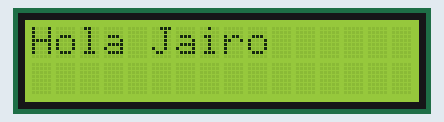
This program was run on a simulated Raspberry Pi Pico running MicroPython. On the bench: 16×2 character LCD. Library files of the repository ran but are not shown: i2c_lcd.py. At 20.1 s the program stops and its outputs stay as they are.

Above: at 0.1 s.
At 1.1 s:
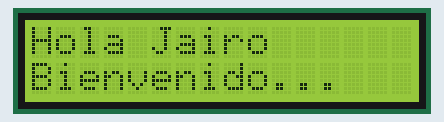
At 6.1 s:
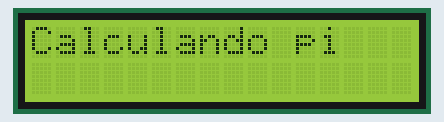
At 8.1 s:
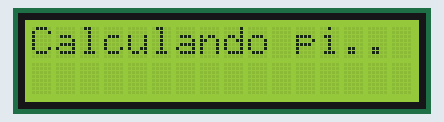
At 10.1 s:
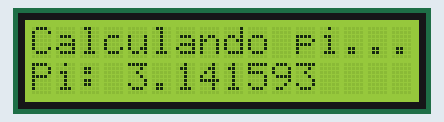

The program:

display.py
```python
from machine import I2C, Pin
from i2c_lcd import I2cLcd
from utime import sleep
import math

DEFAULT_I2C_ADDR = 0x27                         # LCD 1602 I2C address
                                                # If 0x27 doesn't respond then 0x3f is used
i2c = I2C(0,sda=Pin(4),scl=Pin(5),freq=400000)
lcd = I2cLcd(i2c, DEFAULT_I2C_ADDR,2, 26)      # Initialize(device address, backlight settings)


def factorial(numero):
    if numero <= 0:
        return 1
    factorial = 1
    while numero > 0:
        factorial = factorial * numero
        numero -= 1
    return factorial

def elevado(n,i):
    z = 1
    for k in range(1,i+1):
        z = z * n
    return z

def calcular_pi(k):
    suma = 0
    for n in range(1,k+1):
        a1 = factorial(2*n)
        a2 = elevado(16,n)
        a3 = elevado(factorial(n),2)
        b1 = a1 / (a2 * a3)
        b2 = 1 / (2 * n + 1)
        z = b1 * b2
        suma += z
    pi = 3 * (1 + suma)
    return pi

lcd.clear()                # Clear display
text = "Hola Jairo"
lcd.putstr(text)
lcd.move_to(0,1)
sleep(1)
text = "Bienvenido..."
lcd.putstr(text)
sleep(5)
lcd.clear()
text = "Calculando pi"
lcd.putstr(text)
sleep(1)
lcd.putstr(".")
sleep(1)
lcd.putstr(".")
sleep(1)
lcd.putstr(".")
sleep(1)
lcd.move_to(0,1)
text = "Pi: " + str(calcular_pi(10))
lcd.putstr(text)
sleep(10)
lcd.clear()                # Clear display
```

Measured:
- what the display in image 0 shows lasts 1.0 s, from 0.1 s to 1.1 s
- what the display in image 1 shows lasts 5.0 s, from 1.1 s to 6.1 s
- what the display in image 4 shows lasts 10.0 s, from 10.1 s to 20.1 s
